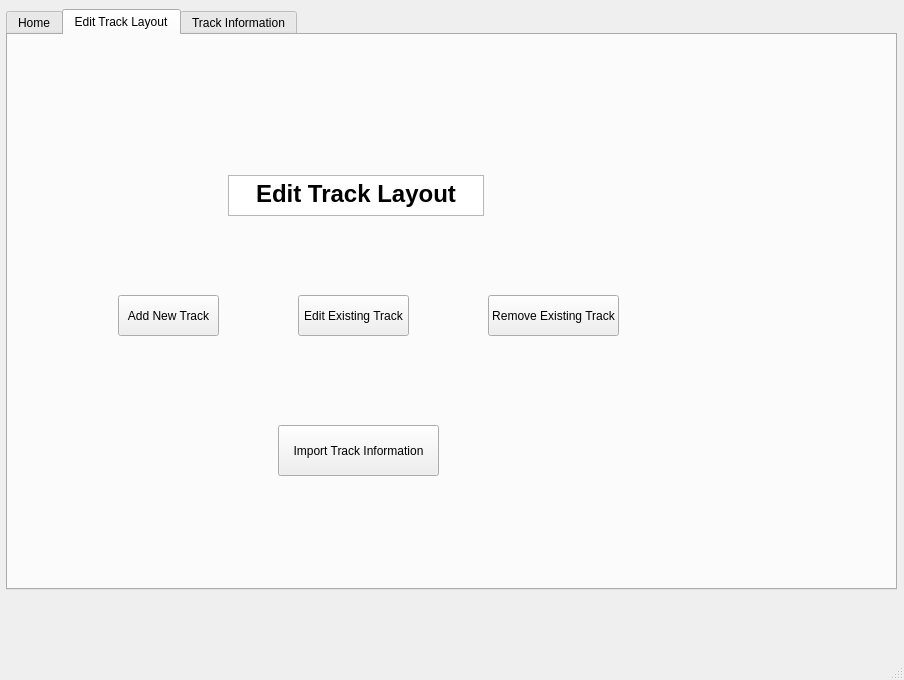
<?xml version="1.0" encoding="UTF-8"?>
<ui version="4.0">
 <class>MainWindow</class>
 <widget class="QMainWindow" name="MainWindow">
  <property name="geometry">
   <rect>
    <x>0</x>
    <y>0</y>
    <width>904</width>
    <height>680</height>
   </rect>
  </property>
  <property name="windowTitle">
   <string>MainWindow</string>
  </property>
  <widget class="QWidget" name="centralwidget">
   <widget class="QTabWidget" name="tabWidget">
    <property name="geometry">
     <rect>
      <x>6</x>
      <y>9</y>
      <width>891</width>
      <height>581</height>
     </rect>
    </property>
    <property name="minimumSize">
     <size>
      <width>891</width>
      <height>0</height>
     </size>
    </property>
    <property name="currentIndex">
     <number>1</number>
    </property>
    <widget class="QWidget" name="Home">
     <attribute name="title">
      <string>Home</string>
     </attribute>
     <widget class="QWidget" name="horizontalLayoutWidget">
      <property name="geometry">
       <rect>
        <x>0</x>
        <y>0</y>
        <width>441</width>
        <height>541</height>
       </rect>
      </property>
      <layout class="QHBoxLayout" name="horizontalLayout">
       <item>
        <widget class="QLabel" name="label">
         <property name="text">
          <string>TextLabel</string>
         </property>
        </widget>
       </item>
      </layout>
     </widget>
     <widget class="QWidget" name="horizontalLayoutWidget_2">
      <property name="geometry">
       <rect>
        <x>459</x>
        <y>-1</y>
        <width>421</width>
        <height>541</height>
       </rect>
      </property>
      <layout class="QHBoxLayout" name="horizontalLayout_2">
       <item>
        <widget class="QTableWidget" name="tableWidget_3"/>
       </item>
      </layout>
     </widget>
    </widget>
    <widget class="QWidget" name="edit">
     <attribute name="title">
      <string>Edit Track Layout</string>
     </attribute>
     <widget class="QTextBrowser" name="textBrowser">
      <property name="geometry">
       <rect>
        <x>220</x>
        <y>140</y>
        <width>256</width>
        <height>41</height>
       </rect>
      </property>
      <property name="html">
       <string>&lt;!DOCTYPE HTML PUBLIC &quot;-//W3C//DTD HTML 4.0//EN&quot; &quot;http://www.w3.org/TR/REC-html40/strict.dtd&quot;&gt;
&lt;html&gt;&lt;head&gt;&lt;meta name=&quot;qrichtext&quot; content=&quot;1&quot; /&gt;&lt;style type=&quot;text/css&quot;&gt;
p, li { white-space: pre-wrap; }
&lt;/style&gt;&lt;/head&gt;&lt;body style=&quot; font-family:'MS Shell Dlg 2'; font-size:8pt; font-weight:400; font-style:normal;&quot;&gt;
&lt;p align=&quot;center&quot; style=&quot; margin-top:0px; margin-bottom:0px; margin-left:0px; margin-right:0px; -qt-block-indent:0; text-indent:0px;&quot;&gt;&lt;span style=&quot; font-size:18pt; font-weight:600;&quot;&gt;Edit Track Layout&lt;/span&gt;&lt;/p&gt;&lt;/body&gt;&lt;/html&gt;</string>
      </property>
     </widget>
     <widget class="QPushButton" name="pushButton">
      <property name="geometry">
       <rect>
        <x>110</x>
        <y>260</y>
        <width>101</width>
        <height>41</height>
       </rect>
      </property>
      <property name="text">
       <string>Add New Track</string>
      </property>
     </widget>
     <widget class="QPushButton" name="pushButton_2">
      <property name="geometry">
       <rect>
        <x>290</x>
        <y>260</y>
        <width>111</width>
        <height>41</height>
       </rect>
      </property>
      <property name="text">
       <string>Edit Existing Track</string>
      </property>
     </widget>
     <widget class="QPushButton" name="pushButton_3">
      <property name="geometry">
       <rect>
        <x>480</x>
        <y>260</y>
        <width>131</width>
        <height>41</height>
       </rect>
      </property>
      <property name="text">
       <string>Remove Existing Track</string>
      </property>
     </widget>
     <widget class="QPushButton" name="pushButton_4">
      <property name="geometry">
       <rect>
        <x>270</x>
        <y>390</y>
        <width>161</width>
        <height>51</height>
       </rect>
      </property>
      <property name="text">
       <string>Import Track Information</string>
      </property>
     </widget>
    </widget>
    <widget class="QWidget" name="info">
     <attribute name="title">
      <string>Track Information</string>
     </attribute>
     <widget class="QTabWidget" name="tabWidget_2">
      <property name="geometry">
       <rect>
        <x>0</x>
        <y>0</y>
        <width>891</width>
        <height>491</height>
       </rect>
      </property>
      <property name="currentIndex">
       <number>0</number>
      </property>
      <widget class="QWidget" name="tab">
       <attribute name="title">
        <string>Tab 1</string>
       </attribute>
       <widget class="QTableWidget" name="tableWidget">
        <property name="geometry">
         <rect>
          <x>0</x>
          <y>0</y>
          <width>891</width>
          <height>471</height>
         </rect>
        </property>
       </widget>
      </widget>
      <widget class="QWidget" name="tab_2">
       <attribute name="title">
        <string>Tab 2</string>
       </attribute>
       <widget class="QTableWidget" name="tableWidget_2">
        <property name="geometry">
         <rect>
          <x>0</x>
          <y>0</y>
          <width>891</width>
          <height>471</height>
         </rect>
        </property>
       </widget>
      </widget>
     </widget>
    </widget>
   </widget>
  </widget>
  <widget class="QStatusBar" name="statusbar"/>
  <action name="actionedit_exisiting_track">
   <property name="text">
    <string>Edit Existing Track</string>
   </property>
   <property name="toolTip">
    <string>&lt;html&gt;&lt;head/&gt;&lt;body&gt;&lt;p&gt;some tip&lt;/p&gt;&lt;/body&gt;&lt;/html&gt;</string>
   </property>
  </action>
 </widget>
 <resources/>
 <connections/>
</ui>
